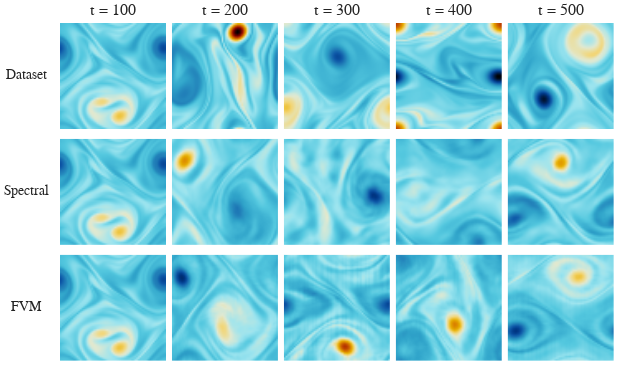

This figure's notebook cell:
### Code cell
import plotly.subplots as subplots
rows=3
cols=5
fig = subplots.make_subplots(rows,cols,vertical_spacing=0.01,horizontal_spacing=0.01, 
                             #row_titles=['Dataset', 'Spectral', 'FDM', 'FVM'],
                             column_titles=['t = 100', 't = 200', 't = 300', 't = 400', 't = 500'])
#fig.add_trace(go.Heatmap(z=du_fvm['dwdx'][0,...,0], showscale=False),1,1)

for i, type in enumerate(['Dataset', 'Spectral', 'FVM']):
    for j, time_step in enumerate([100,200,300,400,500]):
        if type == 'Dataset':
            data = dataset[rollout_idx,100:,...]
        else:
            data = models[f'{type}_H2_reg']['data'][...,0]

        fig.add_trace(go.Heatmap(z=data[time_step-100,...], showscale=False, coloraxis='coloraxis1', zsmooth='fast'),i+1,j+1)


#fig.add_trace(go.Heatmap(z=first_soblev[0,...,0].real, showscale=False),1,3)
for i in range(1, rows*cols + 1):
    fig.update_xaxes(scaleanchor=f"y{i}", ticks='', scaleratio=1, linecolor='rgba(0,0,0,0)', showgrid=False, showticklabels=False, row=(i-1)//cols + 1, col=(i-1)%cols + 1)
    fig.update_yaxes(constrain='domain', ticks='', linecolor='rgba(0,0,0,0)', showgrid=False, showticklabels=False, row=(i-1)//cols + 1, col=(i-1)%cols + 1)
fig.update_layout(
    font=dict(family="Times New Roman", size=11), template = "simple_white",
    #xaxis=dict(showticklabels=True, showgrid=True, zeroline=False, linecolor='rgba(0,0,0,0)', title='Angle', scaleanchor='y', scaleratio=1.5, title_standoff=0),
    #yaxis=dict(showticklabels=True, showgrid=True, zeroline=False, linecolor='rgba(0,0,0,0)', title='Radius'),
    #plot_bgcolor='rgba(0,0,0,0)',    # Background color inside the plot area
    width=px_width*1, showlegend=False, margin=dict(l=60, r=10, t=20, b=10), height = px_width*0.6, 
    coloraxis1=dict(colorscale='IceFire', showscale=False),
)
# for ann in fig['layout']['annotations']:
#     ann['y'] -= 0.03  # reduce y offset (smaller -> closer)
for i, t in enumerate(['Dataset', 'Spectral', 'FVM']):
    fig.add_annotation(
        text=t,
        x=-0.06,           # slightly left of the axis
        y=S/2,    # evenly spaced from bottom (0) to top (1)
        xref='paper',xanchor='center',
        yref=f'y{cols*i+1}',
        showarrow=False,
        textangle=0,
        font=dict(size=14)
    )

# for i in range(len(fig.layout.annotations)):
#    fig.layout.annotations[i].y = 0.93  # Adjust y coordinate closer to plot
fig.show(render='png')
# fig.write_image(f"{figure_path}/MNO_KF500_rollout_timesteps.pdf")

### Figure 1 — Plotly figure (JSON) as saved in the notebook; plotly's stock layout.template omitted (floating-point values rounded to 4 significant figures; data arrays with more than 128 entries replaced by an {"elided": "..."} marker saying what was removed)
{"data": [{"coloraxis": "coloraxis", "showscale": false, "type": "heatmap", "xaxis": "x", "yaxis": "y", "z": {"elided": "64x64 float values"}, "zsmooth": "fast"}, {"coloraxis": "coloraxis", "showscale": false, "type": "heatmap", "xaxis": "x2", "yaxis": "y2", "z": {"elided": "64x64 float values"}, "zsmooth": "fast"}, {"coloraxis": "coloraxis", "showscale": false, "type": "heatmap", "xaxis": "x3", "yaxis": "y3", "z": {"elided": "64x64 float values"}, "zsmooth": "fast"}, {"coloraxis": "coloraxis", "showscale": false, "type": "heatmap", "xaxis": "x4", "yaxis": "y4", "z": {"elided": "64x64 float values"}, "zsmooth": "fast"}, {"coloraxis": "coloraxis", "showscale": false, "type": "heatmap", "xaxis": "x5", "yaxis": "y5", "z": {"elided": "64x64 float values"}, "zsmooth": "fast"}, {"coloraxis": "coloraxis", "showscale": false, "type": "heatmap", "xaxis": "x6", "yaxis": "y6", "z": {"elided": "64x64 float values"}, "zsmooth": "fast"}, {"coloraxis": "coloraxis", "showscale": false, "type": "heatmap", "xaxis": "x7", "yaxis": "y7", "z": {"elided": "64x64 float values"}, "zsmooth": "fast"}, {"coloraxis": "coloraxis", "showscale": false, "type": "heatmap", "xaxis": "x8", "yaxis": "y8", "z": {"elided": "64x64 float values"}, "zsmooth": "fast"}, {"coloraxis": "coloraxis", "showscale": false, "type": "heatmap", "xaxis": "x9", "yaxis": "y9", "z": {"elided": "64x64 float values"}, "zsmooth": "fast"}, {"coloraxis": "coloraxis", "showscale": false, "type": "heatmap", "xaxis": "x10", "yaxis": "y10", "z": {"elided": "64x64 float values"}, "zsmooth": "fast"}, {"coloraxis": "coloraxis", "showscale": false, "type": "heatmap", "xaxis": "x11", "yaxis": "y11", "z": {"elided": "64x64 float values"}, "zsmooth": "fast"}, {"coloraxis": "coloraxis", "showscale": false, "type": "heatmap", "xaxis": "x12", "yaxis": "y12", "z": {"elided": "64x64 float values"}, "zsmooth": "fast"}, {"coloraxis": "coloraxis", "showscale": false, "type": "heatmap", "xaxis": "x13", "yaxis": "y13", "z": {"elided": "64x64 float values"}, "zsmooth": "fast"}, {"coloraxis": "coloraxis", "showscale": false, "type": "heatmap", "xaxis": "x14", "yaxis": "y14", "z": {"elided": "64x64 float values"}, "zsmooth": "fast"}, {"coloraxis": "coloraxis", "showscale": false, "type": "heatmap", "xaxis": "x15", "yaxis": "y15", "z": {"elided": "64x64 float values"}, "zsmooth": "fast"}], "layout": {"annotations": [{"font": {"size": 16}, "showarrow": false, "text": "t = 100", "x": 0.096, "xanchor": "center", "xref": "paper", "y": 1, "yanchor": "bottom", "yref": "paper"}, {"font": {"size": 16}, "showarrow": false, "text": "t = 200", "x": 0.298, "xanchor": "center", "xref": "paper", "y": 1, "yanchor": "bottom", "yref": "paper"}, {"font": {"size": 16}, "showarrow": false, "text": "t = 300", "x": 0.5, "xanchor": "center", "xref": "paper", "y": 1, "yanchor": "bottom", "yref": "paper"}, {"font": {"size": 16}, "showarrow": false, "text": "t = 400", "x": 0.702, "xanchor": "center", "xref": "paper", "y": 1, "yanchor": "bottom", "yref": "paper"}, {"font": {"size": 16}, "showarrow": false, "text": "t = 500", "x": 0.904, "xanchor": "center", "xref": "paper", "y": 1, "yanchor": "bottom", "yref": "paper"}, {"font": {"size": 14}, "showarrow": false, "text": "Dataset", "textangle": 0, "x": -0.06, "xanchor": "center", "xref": "paper", "y": 32, "yref": "y"}, {"font": {"size": 14}, "showarrow": false, "text": "Spectral", "textangle": 0, "x": -0.06, "xanchor": "center", "xref": "paper", "y": 32, "yref": "y6"}, {"font": {"size": 14}, "showarrow": false, "text": "FVM", "textangle": 0, "x": -0.06, "xanchor": "center", "xref": "paper", "y": 32, "yref": "y11"}], "coloraxis": {"colorscale": [[0, "#000000"], [0.0625, "#001f4d"], [0.125, "#003786"], [0.1875, "#0e58a8"], [0.25, "#217eb8"], [0.3125, "#30a4ca"], [0.375, "#54c8df"], [0.4375, "#9be4ef"], [0.5, "#e1e9d1"], [0.5625, "#f3d573"], [0.625, "#e7b000"], [0.6875, "#da8200"], [0.75, "#c65400"], [0.8125, "#ac2301"], [0.875, "#820000"], [0.9375, "#4c0000"], [1, "#000000"]], "showscale": false}, "font": {"family": "Times New Roman", "size": 11}, "height": 374.4, "margin": {"b": 10, "l": 60, "r": 10, "t": 20}, "showlegend": false, "width": 624, "xaxis": {"anchor": "y", "domain": [0, 0.192], "linecolor": "rgba(0,0,0,0)", "scaleanchor": "y", "scaleratio": 1, "showgrid": false, "showticklabels": false, "ticks": ""}, "xaxis10": {"anchor": "y10", "domain": [0.808, 1], "linecolor": "rgba(0,0,0,0)", "scaleanchor": "y10", "scaleratio": 1, "showgrid": false, "showticklabels": false, "ticks": ""}, "xaxis11": {"anchor": "y11", "domain": [0, 0.192], "linecolor": "rgba(0,0,0,0)", "scaleanchor": "y11", "scaleratio": 1, "showgrid": false, "showticklabels": false, "ticks": ""}, "xaxis12": {"anchor": "y12", "domain": [0.202, 0.394], "linecolor": "rgba(0,0,0,0)", "scaleanchor": "y12", "scaleratio": 1, "showgrid": false, "showticklabels": false, "ticks": ""}, "xaxis13": {"anchor": "y13", "domain": [0.404, 0.596], "linecolor": "rgba(0,0,0,0)", "scaleanchor": "y13", "scaleratio": 1, "showgrid": false, "showticklabels": false, "ticks": ""}, "xaxis14": {"anchor": "y14", "domain": [0.606, 0.798], "linecolor": "rgba(0,0,0,0)", "scaleanchor": "y14", "scaleratio": 1, "showgrid": false, "showticklabels": false, "ticks": ""}, "xaxis15": {"anchor": "y15", "domain": [0.808, 1], "linecolor": "rgba(0,0,0,0)", "scaleanchor": "y15", "scaleratio": 1, "showgrid": false, "showticklabels": false, "ticks": ""}, "xaxis2": {"anchor": "y2", "domain": [0.202, 0.394], "linecolor": "rgba(0,0,0,0)", "scaleanchor": "y2", "scaleratio": 1, "showgrid": false, "showticklabels": false, "ticks": ""}, "xaxis3": {"anchor": "y3", "domain": [0.404, 0.596], "linecolor": "rgba(0,0,0,0)", "scaleanchor": "y3", "scaleratio": 1, "showgrid": false, "showticklabels": false, "ticks": ""}, "xaxis4": {"anchor": "y4", "domain": [0.606, 0.798], "linecolor": "rgba(0,0,0,0)", "scaleanchor": "y4", "scaleratio": 1, "showgrid": false, "showticklabels": false, "ticks": ""}, "xaxis5": {"anchor": "y5", "domain": [0.808, 1], "linecolor": "rgba(0,0,0,0)", "scaleanchor": "y5", "scaleratio": 1, "showgrid": false, "showticklabels": false, "ticks": ""}, "xaxis6": {"anchor": "y6", "domain": [0, 0.192], "linecolor": "rgba(0,0,0,0)", "scaleanchor": "y6", "scaleratio": 1, "showgrid": false, "showticklabels": false, "ticks": ""}, "xaxis7": {"anchor": "y7", "domain": [0.202, 0.394], "linecolor": "rgba(0,0,0,0)", "scaleanchor": "y7", "scaleratio": 1, "showgrid": false, "showticklabels": false, "ticks": ""}, "xaxis8": {"anchor": "y8", "domain": [0.404, 0.596], "linecolor": "rgba(0,0,0,0)", "scaleanchor": "y8", "scaleratio": 1, "showgrid": false, "showticklabels": false, "ticks": ""}, "xaxis9": {"anchor": "y9", "domain": [0.606, 0.798], "linecolor": "rgba(0,0,0,0)", "scaleanchor": "y9", "scaleratio": 1, "showgrid": false, "showticklabels": false, "ticks": ""}, "yaxis": {"anchor": "x", "constrain": "domain", "domain": [0.6733, 1], "linecolor": "rgba(0,0,0,0)", "showgrid": false, "showticklabels": false, "ticks": ""}, "yaxis10": {"anchor": "x10", "constrain": "domain", "domain": [0.3367, 0.6633], "linecolor": "rgba(0,0,0,0)", "showgrid": false, "showticklabels": false, "ticks": ""}, "yaxis11": {"anchor": "x11", "constrain": "domain", "domain": [0, 0.3267], "linecolor": "rgba(0,0,0,0)", "showgrid": false, "showticklabels": false, "ticks": ""}, "yaxis12": {"anchor": "x12", "constrain": "domain", "domain": [0, 0.3267], "linecolor": "rgba(0,0,0,0)", "showgrid": false, "showticklabels": false, "ticks": ""}, "yaxis13": {"anchor": "x13", "constrain": "domain", "domain": [0, 0.3267], "linecolor": "rgba(0,0,0,0)", "showgrid": false, "showticklabels": false, "ticks": ""}, "yaxis14": {"anchor": "x14", "constrain": "domain", "domain": [0, 0.3267], "linecolor": "rgba(0,0,0,0)", "showgrid": false, "showticklabels": false, "ticks": ""}, "yaxis15": {"anchor": "x15", "constrain": "domain", "domain": [0, 0.3267], "linecolor": "rgba(0,0,0,0)", "showgrid": false, "showticklabels": false, "ticks": ""}, "yaxis2": {"anchor": "x2", "constrain": "domain", "domain": [0.6733, 1], "linecolor": "rgba(0,0,0,0)", "showgrid": false, "showticklabels": false, "ticks": ""}, "yaxis3": {"anchor": "x3", "constrain": "domain", "domain": [0.6733, 1], "linecolor": "rgba(0,0,0,0)", "showgrid": false, "showticklabels": false, "ticks": ""}, "yaxis4": {"anchor": "x4", "constrain": "domain", "domain": [0.6733, 1], "linecolor": "rgba(0,0,0,0)", "showgrid": false, "showticklabels": false, "ticks": ""}, "yaxis5": {"anchor": "x5", "constrain": "domain", "domain": [0.6733, 1], "linecolor": "rgba(0,0,0,0)", "showgrid": false, "showticklabels": false, "ticks": ""}, "yaxis6": {"anchor": "x6", "constrain": "domain", "domain": [0.3367, 0.6633], "linecolor": "rgba(0,0,0,0)", "showgrid": false, "showticklabels": false, "ticks": ""}, "yaxis7": {"anchor": "x7", "constrain": "domain", "domain": [0.3367, 0.6633], "linecolor": "rgba(0,0,0,0)", "showgrid": false, "showticklabels": false, "ticks": ""}, "yaxis8": {"anchor": "x8", "constrain": "domain", "domain": [0.3367, 0.6633], "linecolor": "rgba(0,0,0,0)", "showgrid": false, "showticklabels": false, "ticks": ""}, "yaxis9": {"anchor": "x9", "constrain": "domain", "domain": [0.3367, 0.6633], "linecolor": "rgba(0,0,0,0)", "showgrid": false, "showticklabels": false, "ticks": ""}}}
